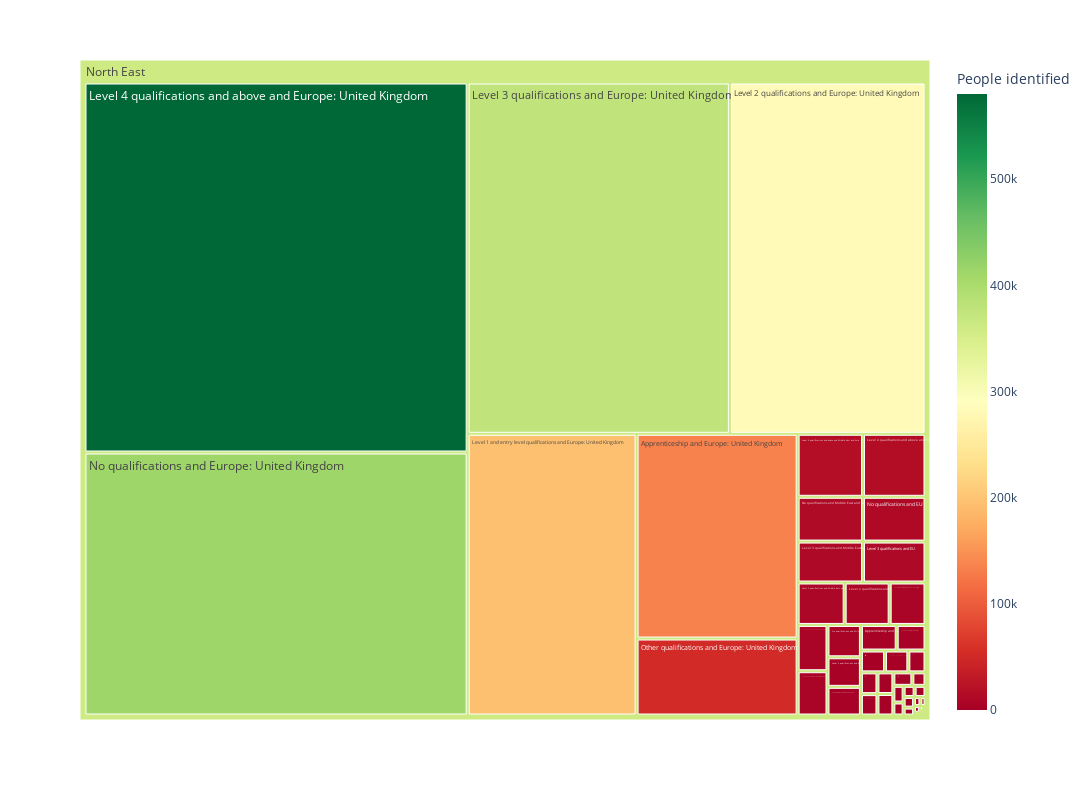

Notebook code cell kept with this figure:
### Code cell
# creating a treemap of a more specific location

fig = px.treemap(
    treemap_df.loc[treemap_df['Region']=='North East'],path=['Region','variable'],
    values='People identified',
    width=1600, height=800,
    color='People identified',
    color_continuous_scale='rdylgn',
)

fig.show()

# ideally this code would create the size of the box ased on risk (larger box correlates to larger risk) however time became a limitation when attempting this

### Figure 1 — Plotly figure (JSON) as saved in the notebook; plotly's stock layout.template omitted (floating-point values rounded to 4 significant figures)
{"data": [{"branchvalues": "total", "customdata": [[1447], [162], [14], [3750], [134967], [3920], [501], [2089], [234], [21], [5412], [194779], [5658], [723], [3016], [338], [31], [7813], [281233], [8169], [1045], [4044], [454], [41], [10474], [377047], [10953], [1401], [6224], [699], [64], [16121], [580295], [16857], [2156], [4424], [496], [45], [11458], [412439], [11981], [1532], [544], [61], [5], [1409], [50730], [1473], [188], [361700.0]], "domain": {"x": [0, 1], "y": [0, 1]}, "hovertemplate": "labels=%{label}<br>People identified_sum=%{value}<br>parent=%{parent}<br>id=%{id}<br>People identified=%{color}<extra></extra>", "ids": ["North East/Apprenticeship and Africa", "North East/Apprenticeship and Antarctica and Oceania (including Australasia) and Other", "North East/Apprenticeship and British Overseas", "North East/Apprenticeship and EU", "North East/Apprenticeship and Europe: United Kingdom", "North East/Apprenticeship and Middle East and Asia", "North East/Apprenticeship and The Americas and the Caribbean", "North East/Level 1 and entry level qualifications and Africa", "North East/Level 1 and entry level qualifications and Antarctica and Oceania (including Australasia) and Other", "North East/Level 1 and entry level qualifications and British Overseas", "North East/Level 1 and entry level qualifications and EU", "North East/Level 1 and entry level qualifications and Europe: United Kingdom", "North East/Level 1 and entry level qualifications and Middle East and Asia", "North East/Level 1 and entry level qualifications and The Americas and the Caribbean", "North East/Level 2 qualifications and Africa", "North East/Level 2 qualifications and Antarctica and Oceania (including Australasia) and Other", "North East/Level 2 qualifications and British Overseas", "North East/Level 2 qualifications and EU", "North East/Level 2 qualifications and Europe: United Kingdom", "North East/Level 2 qualifications and Middle East and Asia", "North East/Level 2 qualifications and The Americas and the Caribbean", "North East/Level 3 qualifications and Africa", "North East/Level 3 qualifications and Antarctica and Oceania (including Australasia) and Other", "North East/Level 3 qualifications and British Overseas", "North East/Level 3 qualifications and EU", "North East/Level 3 qualifications and Europe: United Kingdom", "North East/Level 3 qualifications and Middle East and Asia", "North East/Level 3 qualifications and The Americas and the Caribbean", "North East/Level 4 qualifications and above and Africa", "North East/Level 4 qualifications and above and Antarctica and Oceania (including Australasia) and Other", "North East/Level 4 qualifications and above and British Overseas", "North East/Level 4 qualifications and above and EU", "North East/Level 4 qualifications and above and Europe: United Kingdom", "North East/Level 4 qualifications and above and Middle East and Asia", "North East/Level 4 qualifications and above and The Americas and the Caribbean", "North East/No qualifications and Africa", "North East/No qualifications and Antarctica and Oceania (including Australasia) and Other", "North East/No qualifications and British Overseas", "North East/No qualifications and EU", "North East/No qualifications and Europe: United Kingdom", "North East/No qualifications and Middle East and Asia", "North East/No qualifications and The Americas and the Caribbean", "North East/Other qualifications and Africa", "North East/Other qualifications and Antarctica and Oceania (including Australasia) and Other", "North East/Other qualifications and British Overseas", "North East/Other qualifications and EU", "North East/Other qualifications and Europe: United Kingdom", "North East/Other qualifications and Middle East and Asia", "North East/Other qualifications and The Americas and the Caribbean", "North East"], "labels": ["Apprenticeship and Africa", "Apprenticeship and Antarctica and Oceania (including Australasia) and Other", "Apprenticeship and British Overseas", "Apprenticeship and EU", "Apprenticeship and Europe: United Kingdom", "Apprenticeship and Middle East and Asia", "Apprenticeship and The Americas and the Caribbean", "Level 1 and entry level qualifications and Africa", "Level 1 and entry level qualifications and Antarctica and Oceania (including Australasia) and Other", "Level 1 and entry level qualifications and British Overseas", "Level 1 and entry level qualifications and EU", "Level 1 and entry level qualifications and Europe: United Kingdom", "Level 1 and entry level qualifications and Middle East and Asia", "Level 1 and entry level qualifications and The Americas and the Caribbean", "Level 2 qualifications and Africa", "Level 2 qualifications and Antarctica and Oceania (including Australasia) and Other", "Level 2 qualifications and British Overseas", "Level 2 qualifications and EU", "Level 2 qualifications and Europe: United Kingdom", "Level 2 qualifications and Middle East and Asia", "Level 2 qualifications and The Americas and the Caribbean", "Level 3 qualifications and Africa", "Level 3 qualifications and Antarctica and Oceania (including Australasia) and Other", "Level 3 qualifications and British Overseas", "Level 3 qualifications and EU", "Level 3 qualifications and Europe: United Kingdom", "Level 3 qualifications and Middle East and Asia", "Level 3 qualifications and The Americas and the Caribbean", "Level 4 qualifications and above and Africa", "Level 4 qualifications and above and Antarctica and Oceania (including Australasia) and Other", "Level 4 qualifications and above and British Overseas", "Level 4 qualifications and above and EU", "Level 4 qualifications and above and Europe: United Kingdom", "Level 4 qualifications and above and Middle East and Asia", "Level 4 qualifications and above and The Americas and the Caribbean", "No qualifications and Africa", "No qualifications and Antarctica and Oceania (including Australasia) and Other", "No qualifications and British Overseas", "No qualifications and EU", "No qualifications and Europe: United Kingdom", "No qualifications and Middle East and Asia", "No qualifications and The Americas and the Caribbean", "Other qualifications and Africa", "Other qualifications and Antarctica and Oceania (including Australasia) and Other", "Other qualifications and British Overseas", "Other qualifications and EU", "Other qualifications and Europe: United Kingdom", "Other qualifications and Middle East and Asia", "Other qualifications and The Americas and the Caribbean", "North East"], "marker": {"coloraxis": "coloraxis", "colors": [1447, 162, 14, 3750, 134967, 3920, 501, 2089, 234, 21, 5412, 194779, 5658, 723, 3016, 338, 31, 7813, 281233, 8169, 1045, 4044, 454, 41, 10474, 377047, 10953, 1401, 6224, 699, 64, 16121, 580295, 16857, 2156, 4424, 496, 45, 11458, 412439, 11981, 1532, 544, 61, 5, 1409, 50730, 1473, 188, 361700.0]}, "name": "", "parents": ["North East", "North East", "North East", "North East", "North East", "North East", "North East", "North East", "North East", "North East", "North East", "North East", "North East", "North East", "North East", "North East", "North East", "North East", "North East", "North East", "North East", "North East", "North East", "North East", "North East", "North East", "North East", "North East", "North East", "North East", "North East", "North East", "North East", "North East", "North East", "North East", "North East", "North East", "North East", "North East", "North East", "North East", "North East", "North East", "North East", "North East", "North East", "North East", "North East", ""], "type": "treemap", "values": [1447, 162, 14, 3750, 134967, 3920, 501, 2089, 234, 21, 5412, 194779, 5658, 723, 3016, 338, 31, 7813, 281233, 8169, 1045, 4044, 454, 41, 10474, 377047, 10953, 1401, 6224, 699, 64, 16121, 580295, 16857, 2156, 4424, 496, 45, 11458, 412439, 11981, 1532, 544, 61, 5, 1409, 50730, 1473, 188, 2178937]}], "layout": {"coloraxis": {"colorbar": {"title": {"text": "People identified"}}, "colorscale": [[0, "rgb(165,0,38)"], [0.1, "rgb(215,48,39)"], [0.2, "rgb(244,109,67)"], [0.3, "rgb(253,174,97)"], [0.4, "rgb(254,224,139)"], [0.5, "rgb(255,255,191)"], [0.6, "rgb(217,239,139)"], [0.7, "rgb(166,217,106)"], [0.8, "rgb(102,189,99)"], [0.9, "rgb(26,152,80)"], [1, "rgb(0,104,55)"]]}, "height": 800, "legend": {"tracegroupgap": 0}, "margin": {"t": 60}, "width": 1600}}
